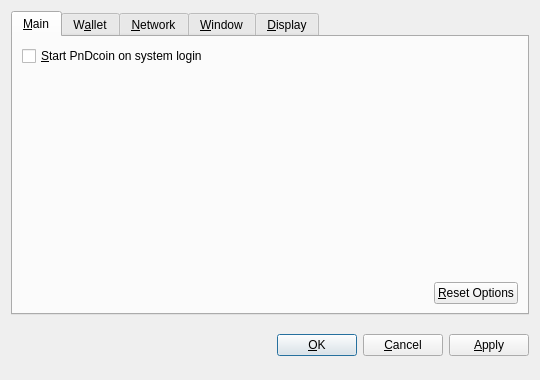
<?xml version="1.0" encoding="UTF-8"?>
<ui version="4.0">
 <class>OptionsDialog</class>
 <widget class="QDialog" name="OptionsDialog">
  <property name="geometry">
   <rect>
    <x>0</x>
    <y>0</y>
    <width>540</width>
    <height>380</height>
   </rect>
  </property>
  <property name="windowTitle">
   <string>Options</string>
  </property>
  <property name="modal">
   <bool>true</bool>
  </property>
  <layout class="QVBoxLayout" name="verticalLayout">
   <item>
    <widget class="QTabWidget" name="tabWidget">
     <property name="tabPosition">
      <enum>QTabWidget::North</enum>
     </property>
     <property name="currentIndex">
      <number>0</number>
     </property>
     <widget class="QWidget" name="tabMain">
      <attribute name="title">
       <string>&amp;Main</string>
      </attribute>
      <layout class="QVBoxLayout" name="verticalLayout_Main">
       <item>
        <widget class="QCheckBox" name="bitcoinAtStartup">
         <property name="toolTip">
          <string>Automatically start PnDcoin after logging in to the system.</string>
         </property>
         <property name="text">
          <string>&amp;Start PnDcoin on system login</string>
         </property>
        </widget>
       </item>
       <item>
        <spacer name="verticalSpacer_Main">
         <property name="orientation">
          <enum>Qt::Vertical</enum>
         </property>
         <property name="sizeHint" stdset="0">
          <size>
           <width>20</width>
           <height>40</height>
          </size>
         </property>
        </spacer>
       </item>
       <item>
        <layout class="QHBoxLayout" name="horizontalLayout_2_Main">
         <item>
          <spacer name="horizontalSpacer_2_Main">
           <property name="orientation">
            <enum>Qt::Horizontal</enum>
           </property>
           <property name="sizeHint" stdset="0">
            <size>
             <width>40</width>
             <height>20</height>
            </size>
           </property>
          </spacer>
         </item>
         <item>
          <widget class="QPushButton" name="resetButton">
           <property name="toolTip">
            <string>Reset all client options to default.</string>
           </property>
           <property name="text">
            <string>&amp;Reset Options</string>
           </property>
           <property name="autoDefault">
            <bool>false</bool>
           </property>
          </widget>
         </item>
        </layout>
       </item>
      </layout>
     </widget>
     <widget class="QWidget" name="tabWallet">
      <attribute name="title">
       <string>W&amp;allet</string>
      </attribute>
      <layout class="QVBoxLayout" name="verticalLayout_Network">
       <item>
        <widget class="QLabel" name="transactionFeeInfoLabel">
         <property name="text">
          <string>Optional transaction fee per kB that helps make sure your transactions are processed quickly. Most transactions are 1 kB.</string>
         </property>
         <property name="textFormat">
          <enum>Qt::PlainText</enum>
         </property>
         <property name="wordWrap">
          <bool>true</bool>
         </property>
        </widget>
       </item>
       <item>
        <layout class="QHBoxLayout" name="horizontalLayout_1_Main">
         <item>
          <widget class="QLabel" name="transactionFeeLabel">
           <property name="text">
            <string>Pay transaction &amp;fee</string>
           </property>
           <property name="textFormat">
            <enum>Qt::PlainText</enum>
           </property>
           <property name="buddy">
            <cstring>transactionFee</cstring>
           </property>
          </widget>
         </item>
         <item>
          <widget class="BitcoinAmountField" name="transactionFee"/>
         </item>
         <item>
          <spacer name="horizontalSpacer_1_Main">
           <property name="orientation">
            <enum>Qt::Horizontal</enum>
           </property>
           <property name="sizeHint" stdset="0">
            <size>
             <width>40</width>
             <height>20</height>
            </size>
           </property>
          </spacer>
         </item>
        </layout>
       </item>
       <item>
        <widget class="QLabel" name="label">
         <property name="text">
          <string>If you disable the spending of unconfirmed change, the change from a transaction cannot be used until that transaction has at least one confirmation. This also affects how your balance is computed.</string>
         </property>
         <property name="wordWrap">
          <bool>true</bool>
         </property>
        </widget>
       </item>
       <item>
        <widget class="QCheckBox" name="spendZeroConfChange">
         <property name="text">
          <string>Spend unconfirmed change  (experts only)</string>
         </property>
        </widget>
       </item>
       <item>
        <spacer name="verticalSpacer">
         <property name="orientation">
          <enum>Qt::Vertical</enum>
         </property>
         <property name="sizeHint" stdset="0">
          <size>
           <width>20</width>
           <height>40</height>
          </size>
         </property>
        </spacer>
       </item>
      </layout>
     </widget>
     <widget class="QWidget" name="tabNetwork">
      <attribute name="title">
       <string>&amp;Network</string>
      </attribute>
      <layout class="QVBoxLayout" name="verticalLayout_Network">
       <item>
        <widget class="QCheckBox" name="mapPortUpnp">
         <property name="toolTip">
          <string>Automatically open the PnDcoin client port on the router. This only works when your router supports UPnP and it is enabled.</string>
         </property>
         <property name="text">
          <string>Map port using &amp;UPnP</string>
         </property>
        </widget>
       </item>
       <item>
        <widget class="QCheckBox" name="connectSocks">
         <property name="toolTip">
          <string>Connect to the PnDcoin network through a SOCKS proxy (e.g. when connecting through Tor).</string>
         </property>
         <property name="text">
          <string>&amp;Connect through SOCKS proxy:</string>
         </property>
        </widget>
       </item>
       <item>
        <layout class="QHBoxLayout" name="horizontalLayout_Network">
         <item>
          <widget class="QLabel" name="proxyIpLabel">
           <property name="text">
            <string>Proxy &amp;IP:</string>
           </property>
           <property name="textFormat">
            <enum>Qt::PlainText</enum>
           </property>
           <property name="buddy">
            <cstring>proxyIp</cstring>
           </property>
          </widget>
         </item>
         <item>
          <widget class="QValidatedLineEdit" name="proxyIp">
           <property name="maximumSize">
            <size>
             <width>140</width>
             <height>16777215</height>
            </size>
           </property>
           <property name="toolTip">
            <string>IP address of the proxy (e.g. 127.0.0.1)</string>
           </property>
          </widget>
         </item>
         <item>
          <widget class="QLabel" name="proxyPortLabel">
           <property name="text">
            <string>&amp;Port:</string>
           </property>
           <property name="textFormat">
            <enum>Qt::PlainText</enum>
           </property>
           <property name="buddy">
            <cstring>proxyPort</cstring>
           </property>
          </widget>
         </item>
         <item>
          <widget class="QLineEdit" name="proxyPort">
           <property name="maximumSize">
            <size>
             <width>55</width>
             <height>16777215</height>
            </size>
           </property>
           <property name="toolTip">
            <string>Port of the proxy (e.g. 9050)</string>
           </property>
          </widget>
         </item>
         <item>
          <widget class="QLabel" name="socksVersionLabel">
           <property name="text">
            <string>SOCKS &amp;Version:</string>
           </property>
           <property name="textFormat">
            <enum>Qt::PlainText</enum>
           </property>
           <property name="buddy">
            <cstring>socksVersion</cstring>
           </property>
          </widget>
         </item>
         <item>
          <widget class="QValueComboBox" name="socksVersion">
           <property name="toolTip">
            <string>SOCKS version of the proxy (e.g. 5)</string>
           </property>
          </widget>
         </item>
         <item>
          <spacer name="horizontalSpacer_Network">
           <property name="orientation">
            <enum>Qt::Horizontal</enum>
           </property>
           <property name="sizeHint" stdset="0">
            <size>
             <width>40</width>
             <height>20</height>
            </size>
           </property>
          </spacer>
         </item>
        </layout>
       </item>
       <item>
        <spacer name="verticalSpacer_Network">
         <property name="orientation">
          <enum>Qt::Vertical</enum>
         </property>
         <property name="sizeHint" stdset="0">
          <size>
           <width>20</width>
           <height>40</height>
          </size>
         </property>
        </spacer>
       </item>
      </layout>
     </widget>
     <widget class="QWidget" name="tabWindow">
      <attribute name="title">
       <string>&amp;Window</string>
      </attribute>
      <layout class="QVBoxLayout" name="verticalLayout_Window">
       <item>
        <widget class="QCheckBox" name="minimizeToTray">
         <property name="toolTip">
          <string>Show only a tray icon after minimizing the window.</string>
         </property>
         <property name="text">
          <string>&amp;Minimize to the tray instead of the taskbar</string>
         </property>
        </widget>
       </item>
       <item>
        <widget class="QCheckBox" name="minimizeOnClose">
         <property name="toolTip">
          <string>Minimize instead of exit the application when the window is closed. When this option is enabled, the application will be closed only after selecting Quit in the menu.</string>
         </property>
         <property name="text">
          <string>M&amp;inimize on close</string>
         </property>
        </widget>
       </item>
       <item>
        <spacer name="verticalSpacer_Window">
         <property name="orientation">
          <enum>Qt::Vertical</enum>
         </property>
         <property name="sizeHint" stdset="0">
          <size>
           <width>20</width>
           <height>40</height>
          </size>
         </property>
        </spacer>
       </item>
      </layout>
     </widget>
     <widget class="QWidget" name="tabDisplay">
      <attribute name="title">
       <string>&amp;Display</string>
      </attribute>
      <layout class="QVBoxLayout" name="verticalLayout_Display">
       <item>
        <layout class="QHBoxLayout" name="horizontalLayout_1_Display">
         <item>
          <widget class="QLabel" name="langLabel">
           <property name="text">
            <string>User Interface &amp;language:</string>
           </property>
           <property name="textFormat">
            <enum>Qt::PlainText</enum>
           </property>
           <property name="buddy">
            <cstring>lang</cstring>
           </property>
          </widget>
         </item>
         <item>
          <widget class="QValueComboBox" name="lang">
           <property name="toolTip">
            <string>The user interface language can be set here. This setting will take effect after restarting PnDcoin.</string>
           </property>
          </widget>
         </item>
        </layout>
       </item>
       <item>
        <layout class="QHBoxLayout" name="horizontalLayout_2_Display">
         <item>
          <widget class="QLabel" name="unitLabel">
           <property name="text">
            <string>&amp;Unit to show amounts in:</string>
           </property>
           <property name="textFormat">
            <enum>Qt::PlainText</enum>
           </property>
           <property name="buddy">
            <cstring>unit</cstring>
           </property>
          </widget>
         </item>
         <item>
          <widget class="QValueComboBox" name="unit">
           <property name="toolTip">
            <string>Choose the default subdivision unit to show in the interface and when sending coins.</string>
           </property>
          </widget>
         </item>
        </layout>
       </item>
       <item>
        <widget class="QCheckBox" name="displayAddresses">
         <property name="toolTip">
          <string>Whether to show PnDcoin addresses in the transaction list or not.</string>
         </property>
         <property name="text">
          <string>&amp;Display addresses in transaction list</string>
         </property>
        </widget>
       </item>
       <item>
        <widget class="QCheckBox" name="coinControlFeatures">
         <property name="toolTip">
          <string>Whether to show coin control features or not.</string>
         </property>
         <property name="text">
          <string>Display coin &amp;control features (experts only!)</string>
         </property>
        </widget>
       </item>
       <item>
        <spacer name="verticalSpacer_Display">
         <property name="orientation">
          <enum>Qt::Vertical</enum>
         </property>
         <property name="sizeHint" stdset="0">
          <size>
           <width>20</width>
           <height>40</height>
          </size>
         </property>
        </spacer>
       </item>
      </layout>
     </widget>
    </widget>
   </item>
   <item>
    <layout class="QHBoxLayout" name="horizontalLayout_Buttons">
     <item>
      <spacer name="horizontalSpacer_1">
       <property name="orientation">
        <enum>Qt::Horizontal</enum>
       </property>
       <property name="sizeHint" stdset="0">
        <size>
         <width>40</width>
         <height>48</height>
        </size>
       </property>
      </spacer>
     </item>
     <item>
      <widget class="QLabel" name="statusLabel">
       <property name="font">
        <font>
         <weight>75</weight>
         <bold>true</bold>
        </font>
       </property>
       <property name="text">
        <string/>
       </property>
       <property name="textFormat">
        <enum>Qt::PlainText</enum>
       </property>
       <property name="wordWrap">
        <bool>true</bool>
       </property>
      </widget>
     </item>
     <item>
      <spacer name="horizontalSpacer_2">
       <property name="orientation">
        <enum>Qt::Horizontal</enum>
       </property>
       <property name="sizeHint" stdset="0">
        <size>
         <width>40</width>
         <height>48</height>
        </size>
       </property>
      </spacer>
     </item>
     <item>
      <widget class="QPushButton" name="okButton">
       <property name="text">
        <string>&amp;OK</string>
       </property>
      </widget>
     </item>
     <item>
      <widget class="QPushButton" name="cancelButton">
       <property name="text">
        <string>&amp;Cancel</string>
       </property>
       <property name="autoDefault">
        <bool>false</bool>
       </property>
      </widget>
     </item>
     <item>
      <widget class="QPushButton" name="applyButton">
       <property name="text">
        <string>&amp;Apply</string>
       </property>
       <property name="autoDefault">
        <bool>false</bool>
       </property>
      </widget>
     </item>
    </layout>
   </item>
  </layout>
 </widget>
 <customwidgets>
  <customwidget>
   <class>BitcoinAmountField</class>
   <extends>QSpinBox</extends>
   <header>bitcoinamountfield.h</header>
  </customwidget>
  <customwidget>
   <class>QValueComboBox</class>
   <extends>QComboBox</extends>
   <header>qvaluecombobox.h</header>
  </customwidget>
  <customwidget>
   <class>QValidatedLineEdit</class>
   <extends>QLineEdit</extends>
   <header>qvalidatedlineedit.h</header>
  </customwidget>
 </customwidgets>
 <resources/>
 <connections/>
</ui>
